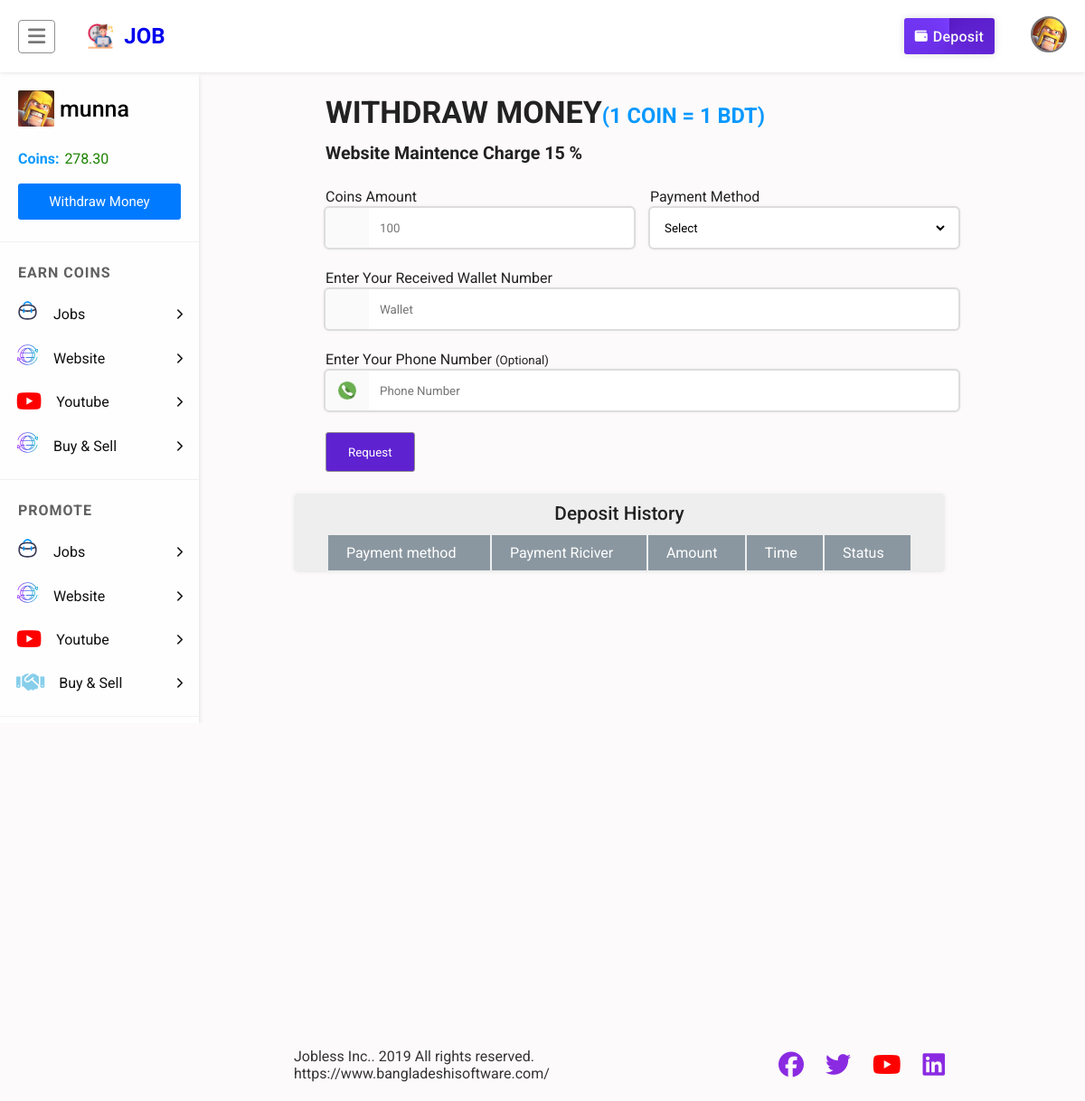
Page /withdraw (signed in) on the committed database.
### tables this page shows
CREATE TABLE `users` (
  `id` int(11) UNSIGNED NOT NULL,
  `mobile` varchar(55) NOT NULL,
  `fullname` varchar(25) NOT NULL,
  `email` varchar(255) NOT NULL,
  `password` varchar(128) NOT NULL,
  `coins` decimal(10,2) NOT NULL DEFAULT 0.00,
  `image` varchar(999) NOT NULL,
  `totalarn` decimal(10,2) NOT NULL,
  `admin` smallint(3) UNSIGNED NOT NULL DEFAULT 0,
  `country` varchar(255) NOT NULL,
  `address` varchar(999) NOT NULL,
  `city` varchar(500) NOT NULL,
  `zipcod` varchar(50) NOT NULL,
  `datebirth` varchar(55) NOT NULL,
  `facebook` text NOT NULL,
  `twiter` varchar(999) NOT NULL,
  `reg_time` int(11) UNSIGNED NOT NULL DEFAULT 0,
  `last_activity` int(11) UNSIGNED NOT NULL DEFAULT 0,
  `ref` int(11) UNSIGNED NOT NULL DEFAULT 0,
  `reg_ip` varchar(64) NOT NULL DEFAULT '0',
  `log_ip` varchar(64) NOT NULL,
  `activate` varchar(32) NOT NULL DEFAULT '0',
  `disabled` smallint(1) UNSIGNED NOT NULL DEFAULT 0
);

### system/include/int.php (called while the page is built, shortened)
<?php
	$config['sql_extenstion']  = 'MySQLi';
	require(BASE_PATH.'/include/database.php');
	$db = new MySQLConnection($config['sql_host'], $config['sql_username'], $config['sql_password'], $config['sql_database']);$yerr = $db;$db->Connect();
	$config = array();
	$configs = $db->QueryFetchArrayAll("SELECT config_name,config_value FROM `site_config`");
	foreach ($configs as $con)
	{
		$config[$con['config_name']] = $con['config_value'];
	}
	$config['version'] = '1.0';
	if(isset($_SESSION['User_Id'])){
		$ses_id = $_SESSION['User_Id'];
		$data = $db->QueryFetchArray("SELECT * FROM `users` WHERE `id`='".$ses_id."' AND `disabled`='0' LIMIT 1");
		$is_online = true;
	}
?>

### system/include/database.php (called while the page is built)
 <?php
$config['sql_host']       = 'localhost';
$config['sql_username']   = 'root';
$config['sql_password']   = '';
$config['sql_database']   = 'jobless';
$config['sql_extenstion'] = (version_compare(phpversion(), '5.5', '<') ? 'MySQL' : 'MySQLi');
 ?>

### system/include/libs/database/MySQLi.php (called while the page is built, shortened)
<?php
class MySQLConnection {
	private $sqlHost;
	private $sqlUser;
	private $sqlPassword;
	private $sqlDatabase;
	private $MySQLi = FALSE;
	public function __construct($sqlHost, $sqlUser, $sqlPassword, $sqlDatabase = FALSE) {
		$this->sqlHost = $sqlHost;
		$this->sqlUser = $sqlUser;
		$this->sqlPassword = $sqlPassword;
		$this->sqlDatabase = $sqlDatabase;
	}
	public function Connect() {
		$this->MySQLi = new mysqli($this->sqlHost, $this->sqlUser, $this->sqlPassword, $this->sqlDatabase);
		return $this->MySQLi;
	}
	public function Query($query, $unbuffered = false, $show_error = false) {
		$start = microtime(true);
		$query = $this->MySQLi->query($query, ($unbuffered ? MYSQLI_USE_RESULT : MYSQLI_STORE_RESULT));
		return $query;
	}
	public function FetchArray($result) {
		$result = $result->fetch_array();
		return $result;
	}
	public function QueryFetchArray($result)
	{
		$result = $this->Query($result, true);
		$result = $this->FetchArray($result);
		return $result;
	}
	public function QueryFetchArrayAll($result) {
		$result = $this->Query($result, true);
		$retval = array();
		while($row = $this->FetchArray($result)) {
			$retval[] = $row;
		}
		return $retval;
	}
}
?>

### system/functions.php (called while the page is built, shortened)
<?php
require_once"include/int.php";
function _getData($db,$queary){
    $data=$db->QueryFetchArray($queary);
    return  $data==null?0:$data;
}
?>

### withdraw.php (the view, shortened to what this page needs)
<?php
	require_once"common/sidebar.php";
?>
<div class="content">
    <div class="container">
        <form class="deposit">
            <h3>WITHDRAW MONEY<small style="color: #0898ff;"><small>(1 COIN = 1 BDT)</small></small>
            <br/>
            <small><small><small>Website Maintence Charge <?php echo $config['WithdrawCommition'] ?> %</small></small></small>
        </h3>
            <div class="deposit_input">
                <label for="coins_amount">Coins Amount</label>
                <div class="input_wrapper">
                    <div class="icon">
                    </div>
                    <input type="number" placeholder="100" id="coins_amount" required />
                </div>
            </div>
            <div class="deposit_input">
                <label>Payment Method</label>
                <div class="input_wrapper">
                    <select name="method" required id="withdraw_payment_method" class="select">
                    <option id="0" selected disabled>Select</option>
                    </select>
                </div>
            </div>
            <div class="deposit_input full_col">
                <label id="withdraw_wallet_label" for="withdraw_wallet">Enter Your Received Wallet Number</label>
                <div class="input_wrapper">
                    <div class="icon">
                    </div>
                    <input type="text" placeholder="Wallet" id="withdraw_wallet" required />
                </div>
            </div>
            <div class="deposit_input full_col">
                <label for="phone">Enter Your Phone Number <small>(Optional)</small>
                </label>
                <div class="input_wrapper">
                    <div class="icon">
                        <img src="assets/images/phone.png" alt="" />
                    </div>
                    <input type="text" placeholder="Phone Number" id="phone" required />
                </div>
            </div>
            <button onclick="withdrow()" type="button">Request</button>
        </form>
    </div>
<div class="content"style="margin-left: 85px;">
    <div class="container">
        <div class="page_content">
            <div class="cf_wrapper" style="padding: 0px">
                <div class="table_wrapper">
                    <div class="table">
                        <table>
                            <caption>
                               Deposit History
                            </caption>
                            <thead>
                                <tr>
                                    <th class="col">Payment method</th>
                                    <th class="col">Payment Riciver</th>
                                    <th class="col">Amount</th>
                                    <th class="col">Time</th>
                                    <th class="col">Status</th>
                                </tr>
                            </thead>
                        </table>
                    </div>
                </div>
            </div>
        </div>
    </div>
    <?php include"common/footer.php"; ?>

### common/header.php (shortened to what this page needs)
<?php
	require_once"system/functions.php";
?>
<!DOCTYPE html>
<html lang="en">
<head>
    <link rel="stylesheet" href="assets/css/style.css" type="text/css" media="all" />
    <link rel="stylesheet" href="assets/css/jquery-confirm.min.css">
</head>
<body>
    <header class="header">
        <div class="container">
            <div class="header_left">
                <button id="sidebar_nav_toggler">
                    <span class="header_icon">
                        <i class="fas fa-bars"></i>
                    </span>
                </button>
                <a href="index" class="logo">
                    <img src="assets/icons/working.png" alt="" />
                    <span><?php echo $config['site_name'];?></span>
                </a>
            </div>
            <ul class="header_right">
                <?php if ($is_online){ ?>
                <li class="deposit_btn">
                    <a href="deposit" class="base_gradient_btn blue">
                        <span class="icon"> <i class="fa-solid fa-wallet"></i> </span>
                        <span>Deposit</span>
                    </a>
                </li>
                <li class="my_profile_btn">
                    <a href="#" id="profile-options-toggler">
                    <?php
                            $uid=$data['id'];
                            $user=_getData($db,"SELECT * FROM users WHERE id='$uid'");
                            ?>
                        <img class="profile_image" src="<?php if(empty($user['image'])){
                            echo "assets/images/anonymouse.jpg";
                        }else{
                            echo $user['image'];} ?>" alt="" />
                    </a>
                </li>
                <?php } ?>
            </ul>
        </div>
    </header>
    <?php
        $side_ad=_getData($db,"SELECT * FROM `ads` WHERE name='side'");
    ?>

### common/sidebar.php (shortened to what this page needs)
<?php
	require_once"header.php";
?>
<main class="content_wrapper">
    <div class="sidebar_nav transparent_scrollbar">
        <div class="sidebar_nav_container">
            <ul class="sidebar_user_info">
                <div class="user_info_wrapper">
                    <img src="<?php
                    $d= $data['image'];
                    if(empty($d)){
                        echo "assets/images/anonymouse.jpg";
                    }else{
                        echo $d;
                    } ?>" alt="" />
                    <div class="user_details">
                        <h6 class="username">
                            <?php if($is_online){echo $data['fullname'];}else{ echo ' <span class="login_btn show_fsp" data-ref="login">Please Login</span>'; }?>
                        </h6>
                    </div>
                </div>
                <div class="coins">
                    <b>Coins:</b>
                    <span><?php echo $data['coins']?></span>
                </div>
                <div class="button">
                    <?php if($is_online){ ?>
                    <a href="withdraw">Withdraw Money</a>
                    <?php }else{ ?>
                    <a href="#">Withdraw Money</a>
                    <?php }?>
                </div>
            </ul>
            <ul>
                <h6 class="sidebar_nav_title">Earn Coins</h6>
                <li class="dropdown">
                    <a href="#" class="dropdown_toggler">
                        <span class="icon" style="color: #1da1f2">
                            <img src="assets/icons/work.svg" alt="" /> </span><span>Jobs</span>
                        <span class="chevron_right">
                            <i class="fa fa-chevron-right"></i>
                        </span>
                    </a>
                </li>
                <li class="dropdown">
                    <a href="#" class="dropdown_toggler">
                        <span class="icon" style="color: #1da1f2">
                            <img src="assets/icons/website.svg" alt="" />
                        </span>
                        <span>Website</span>
                        <span class="chevron_right">
                            <i class="fa fa-chevron-right"></i>
                        </span>
                    </a>
                </li>
                <li class="dropdown">
                    <a href="#" class="dropdown_toggler">
                        <span class="icon" style="color: red">
                            <i class="fab fa-youtube"></i>
                        </span>
                        <span>Youtube</span>
                        <span class="chevron_right">
                            <i class="fa fa-chevron-right"></i>
                        </span>
                    </a>
                </li>
                <li class="dropdown">
                    <a href="#" class="dropdown_toggler">
                        <span class="icon" style="color: #1da1f2">
                            <img src="assets/icons/website.svg" alt="" />
                        </span>
                        <span>Buy & Sell</span>
                        <span class="chevron_right">
                            <i class="fa fa-chevron-right"></i>
                        </span>
                    </a>
                </li>
            </ul>
            <ul>
                <h6 class="sidebar_nav_title">Promote</h6>
                <li class="dropdown">
                    <a href="#" class="dropdown_toggler">
                        <span class="icon" style="color: red">
                            <img src="assets/icons/work.svg" alt="" />
                        </span>
                        <span>Jobs</span>
                        <span class="chevron_right">
                            <i class="fa fa-chevron-right"></i>
                        </span>
                    </a>
                </li>
                <li class="dropdown">
                    <a href="#" class="dropdown_toggler">
                        <span class="icon" style="color: red">
                            <img src="assets/icons/website.svg" alt="" />
                        </span>
                        <span>Website</span>
                        <span class="chevron_right">
                            <i class="fa fa-chevron-right"></i>
                        </span>
                    </a>
                </li>
                <li class="dropdown">
                    <a href="#" class="dropdown_toggler">
                        <span class="icon" style="color: red">
                            <i class="fab fa-youtube"></i>
                        </span>
                        <span>Youtube</span>
                        <span class="chevron_right">
                            <i class="fa fa-chevron-right"></i>
                        </span>
                    </a>
                </li>
                <li class="dropdown">
                    <a href="#" class="dropdown_toggler">
                        <span class="icon" style="color: skyblue">
                            <i class="fa-solid fa-handshake"></i>
                        </span>
                        <span>Buy & Sell</span>
                        <span class="chevron_right">
                            <i class="fa fa-chevron-right"></i>
                        </span>
                    </a>
                </li>
            </ul>
            <ul>
            </ul>
        </div>
    </div>

### rows in the picture
users: image (picture), fullname "munna", coins "278.30"

### other values in the picture
$config['site_name'] "JOB"
$config['WithdrawCommition'] "15"
$config['foder'] "Jobless Inc.. 2019 All rights reserved. https://www.bangladeshisoftware.com/"
